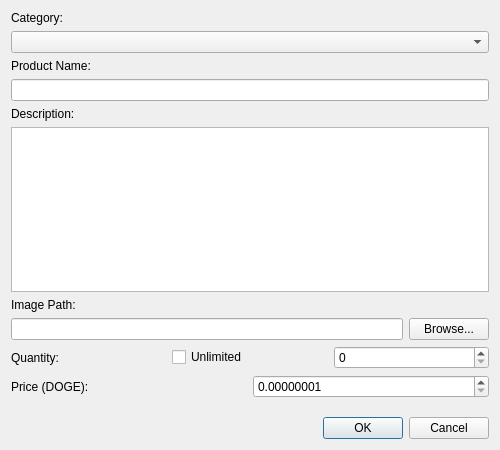
<?xml version="1.0" encoding="UTF-8"?>
<ui version="4.0">
 <class>ProductDialog</class>
 <widget class="QDialog" name="ProductDialog">
  <property name="geometry">
   <rect>
    <x>0</x>
    <y>0</y>
    <width>500</width>
    <height>450</height>
   </rect>
  </property>
  <property name="windowTitle">
   <string>Product</string>
  </property>
  <layout class="QVBoxLayout" name="verticalLayout">
   <item>
    <widget class="QLabel" name="categoryLabel">
     <property name="text">
      <string>Category:</string>
     </property>
    </widget>
   </item>
   <item>
    <widget class="QComboBox" name="categoryComboBox"/>
   </item>
   <item>
    <widget class="QLabel" name="nameLabel">
     <property name="text">
      <string>Product Name:</string>
     </property>
    </widget>
   </item>
   <item>
    <widget class="QLineEdit" name="nameLineEdit"/>
   </item>
   <item>
    <widget class="QLabel" name="descriptionLabel">
     <property name="text">
      <string>Description:</string>
     </property>
    </widget>
   </item>
   <item>
    <widget class="QPlainTextEdit" name="descriptionPlainTextEdit"/>
   </item>
   <item>
    <widget class="QLabel" name="imageLabel">
     <property name="text">
      <string>Image Path:</string>
     </property>
    </widget>
   </item>
   <item>
    <layout class="QHBoxLayout" name="imageLayout">
     <item>
      <widget class="QLineEdit" name="imagePathLineEdit"/>
     </item>
     <item>
      <widget class="QPushButton" name="browseImageButton">
       <property name="text">
        <string>Browse...</string>
       </property>
      </widget>
     </item>
    </layout>
   </item>
   <item>
    <layout class="QHBoxLayout" name="quantityLayout">
     <item>
      <widget class="QLabel" name="quantityLabel">
       <property name="text">
        <string>Quantity:</string>
       </property>
      </widget>
     </item>
     <item>
      <widget class="QCheckBox" name="unlimitedCheckBox">
       <property name="text">
        <string>Unlimited</string>
       </property>
      </widget>
     </item>
     <item>
      <widget class="QSpinBox" name="quantitySpinBox">
       <property name="minimum">
        <number>0</number>
       </property>
       <property name="maximum">
        <number>999999</number>
       </property>
      </widget>
     </item>
    </layout>
   </item>
   <item>
    <layout class="QHBoxLayout" name="priceLayout">
     <item>
      <widget class="QLabel" name="priceLabel">
       <property name="text">
        <string>Price (DOGE):</string>
       </property>
      </widget>
     </item>
     <item>
      <widget class="QDoubleSpinBox" name="priceSpinBox">
       <property name="decimals">
        <number>8</number>
       </property>
       <property name="minimum">
        <double>0.00000001</double>
       </property>
       <property name="maximum">
        <double>999999999.00000000</double>
       </property>
      </widget>
     </item>
    </layout>
   </item>
   <item>
    <spacer name="verticalSpacer">
     <property name="orientation">
      <enum>Qt::Vertical</enum>
     </property>
     <property name="sizeHint" stdset="0">
      <size>
       <width>20</width>
       <height>40</height>
      </size>
     </property>
    </spacer>
   </item>
   <item>
    <layout class="QHBoxLayout" name="buttonLayout">
     <item>
      <spacer name="horizontalSpacer">
       <property name="orientation">
        <enum>Qt::Horizontal</enum>
       </property>
       <property name="sizeHint" stdset="0">
        <size>
         <width>40</width>
         <height>20</height>
        </size>
       </property>
      </spacer>
     </item>
     <item>
      <widget class="QDialogButtonBox" name="buttonBox">
       <property name="standardButtons">
        <set>QDialogButtonBox::Cancel|QDialogButtonBox::Ok</set>
       </property>
      </widget>
     </item>
    </layout>
   </item>
  </layout>
 </widget>
 <resources/>
 <connections>
  <connection>
   <sender>buttonBox</sender>
   <signal>accepted()</signal>
   <receiver>ProductDialog</receiver>
   <slot>accept()</slot>
  </connection>
  <connection>
   <sender>buttonBox</sender>
   <signal>rejected()</signal>
   <receiver>ProductDialog</receiver>
   <slot>reject()</slot>
  </connection>
  <connection>
   <sender>browseImageButton</sender>
   <signal>clicked()</signal>
   <receiver>ProductDialog</receiver>
   <slot>onBrowseImage()</slot>
  </connection>
 </connections>
</ui>
